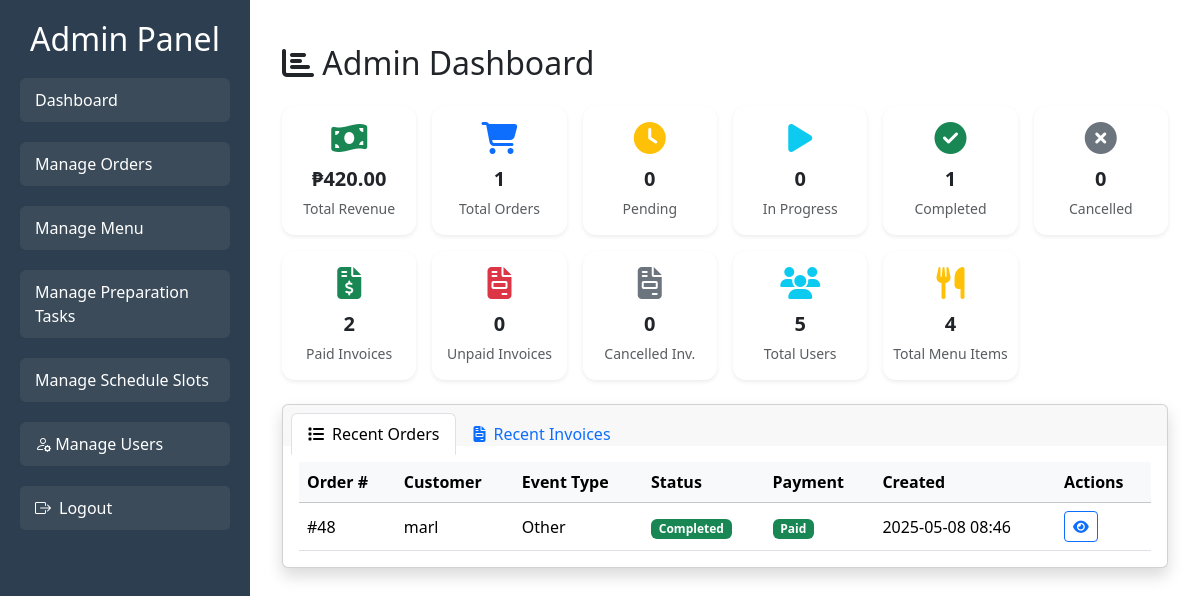
Page /users/admin-dashboard/ (signed in) on the committed database.
### orders/models.py (models this page shows, shortened)
class Order(models.Model):
    class Status(models.TextChoices):
        PENDING = 'Pending', 'Pending'
        IN_PROGRESS = 'In Progress', 'In Progress'
        COMPLETED = 'Completed', 'Completed'
        CANCELLED = 'Cancelled', 'Cancelled'
    class EventType(models.TextChoices):
        WEDDING = 'Wedding', 'Wedding'
        BIRTHDAY = 'Birthday', 'Birthday'
        CORPORATE = 'Corporate', 'Corporate'
        OTHER = 'Other', 'Other'
    class PaymentStatus(models.TextChoices):
        NOT_PAID = 'Not Paid', 'Not Paid'
        PAID = 'Paid', 'Paid'
        REFUNDED = 'Refunded', 'Refunded'
        DISPUTED = 'Disputed', 'Disputed'
    customer = models.ForeignKey(
        settings.AUTH_USER_MODEL,
        on_delete=models.CASCADE,
        related_name='orders'
    )
    customer_contact = models.CharField(max_length=255)
    event_date = models.DateField()
    event_type = models.CharField(
        max_length=20,
        choices=EventType.choices,
        default=EventType.OTHER
    )
    guest_count = models.PositiveIntegerField()
    status = models.CharField(
        max_length=20,
        choices=Status.choices,
        default=Status.PENDING
    )
    payment_status = models.CharField(
        max_length=15,
        choices=PaymentStatus.choices,
        default=PaymentStatus.NOT_PAID
    )
    created_at = models.DateTimeField(auto_now_add=True)
    updated_at = models.DateTimeField(auto_now=True)

### users/models.py (models this page shows, shortened)
class User(AbstractUser):
    class Roles(models.TextChoices):
        ADMIN = 'Admin', 'Admin'
        KITCHEN = 'KitchenStaff', 'Kitchen Staff'
        DELIVERY = 'DeliveryStaff', 'Delivery Staff'
        ORDER_MANAGER = 'OrderManager', 'Order Manager'
        CUSTOMER = 'Customer', 'Customer'
    role = models.CharField(
        max_length=20,
        choices=Roles.choices,
        default=Roles.CUSTOMER
    )

### users/views.py (the view)
# urls.py: path('admin-dashboard/', admin_dashboard, name='admin_dashboard'),
@login_required
def admin_dashboard(request):
    stats = {
        'total_orders': Order.objects.count(),
        'pending_orders': Order.objects.filter(status=Order.Status.PENDING).count(),
        'in_progress_orders': Order.objects.filter(status=Order.Status.IN_PROGRESS).count(),
        'completed_orders': Order.objects.filter(status=Order.Status.COMPLETED).count(),
        'cancelled_orders': Order.objects.filter(status=Order.Status.CANCELLED).count(),
        'paid_invoices': Invoice.objects.filter(status='Paid').count(),
        'unpaid_invoices': Invoice.objects.filter(status='Unpaid').count(),
        'cancelled_invoices': Invoice.objects.filter(status='Cancelled').count(),
        'total_revenue': Invoice.objects.filter(
            status='Paid',
            order__status=Order.Status.COMPLETED
        ).aggregate(total=Sum('amount'))['total'] or 0,
        'total_users': User.objects.count(),                # NEW: total users
        'total_menu_items': MenuItem.objects.count(),       # NEW: total menu items
    }
    recent_orders = Order.objects.select_related('customer').order_by('-created_at')[:10]
    recent_invoices = Invoice.objects.select_related('order__customer').order_by('-created_at')[:10]
    card_stats = [
        {'icon': 'money-bill-wave', 'color': 'success', 'label': 'Total Revenue', 'value': f"₱{stats['total_revenue']:.2f}"},
        {'icon': 'shopping-cart', 'color': 'primary', 'label': 'Total Orders', 'value': stats['total_orders']},
        {'icon': 'clock', 'color': 'warning', 'label': 'Pending', 'value': stats['pending_orders']},
        {'icon': 'play', 'color': 'info', 'label': 'In Progress', 'value': stats['in_progress_orders']},
        {'icon': 'check-circle', 'color': 'success', 'label': 'Completed', 'value': stats['completed_orders']},
        {'icon': 'times-circle', 'color': 'secondary', 'label': 'Cancelled', 'value': stats['cancelled_orders']},
        {'icon': 'file-invoice-dollar', 'color': 'success', 'label': 'Paid Invoices', 'value': stats['paid_invoices']},
        {'icon': 'file-invoice', 'color': 'danger', 'label': 'Unpaid Invoices', 'value': stats['unpaid_invoices']},
        {'icon': 'file-invoice', 'color': 'secondary', 'label': 'Cancelled Inv.', 'value': stats['cancelled_invoices']},
        {'icon': 'users', 'color': 'info', 'label': 'Total Users', 'value': stats['total_users']},
        {'icon': 'utensils', 'color': 'warning', 'label': 'Total Menu Items', 'value': stats['total_menu_items']},
    ]
    context = {
        'stats': stats,
        'recent_orders': recent_orders,
        'recent_invoices': recent_invoices,
        'card_stats': card_stats,
    }
    return render(request, 'users/admin_dashboard.html', context)

### users/templates/users/admin_dashboard.html (shortened to what this page needs)
{% extends 'base_for_admin.html' %}
{% load static %}
{% block content %}
<div class="container py-4">
  <h2 class="mb-4">
    <i class="fas fa-chart-bar"></i> Admin Dashboard
  </h2>
  <div class="row g-3 mb-4">
    {% for card in card_stats %}
      <div class="col-6 col-md-4 col-lg-2">
        <div class="card border-0 shadow-sm h-100 px-2 py-3 d-flex flex-column align-items-center justify-content-center stat-card">
          <div class="mb-2">
            <i class="fas fa-{{ card.icon }} fa-2x text-{{ card.color }}" aria-hidden="true"></i>
          </div>
          <div class="fs-5 fw-semibold mb-0">{{ card.value }}</div>
          <div class="text-muted small mt-1 text-center">{{ card.label }}</div>
        </div>
      </div>
    {% endfor %}
  </div>
  <div class="card shadow mb-4">
    <div class="card-header pb-0 border-bottom-0">
      <ul class="nav nav-tabs card-header-tabs" id="dashboardTabs" role="tablist">
        <li class="nav-item" role="presentation">
          <button class="nav-link active"
                  id="orders-tab"
                  data-bs-toggle="tab"
                  data-bs-target="#orders"
                  type="button"
                  role="tab"
                  aria-controls="orders"
                  aria-selected="true">
            <i class="fas fa-list me-2"></i>Recent Orders
          </button>
        </li>
        <li class="nav-item" role="presentation">
          <button class="nav-link"
                  id="invoices-tab"
                  data-bs-toggle="tab"
                  data-bs-target="#invoices"
                  type="button"
                  role="tab"
                  aria-controls="invoices"
                  aria-selected="false">
            <i class="fas fa-file-invoice me-2"></i>Recent Invoices
          </button>
        </li>
      </ul>
    </div>
    <div class="card-body tab-content">
      <div class="tab-pane fade show active" id="orders" role="tabpanel" aria-labelledby="orders-tab">
        <div class="table-responsive">
          <table class="table table-hover align-middle mb-0">
            <thead class="table-light">
              <tr>
                <th>Order #</th>
                <th>Customer</th>
                <th>Event Type</th>
                <th>Status</th>
                <th>Payment</th>
                <th>Created</th>
                <th>Actions</th>
              </tr>
            </thead>
            <tbody>
              {% for order in recent_orders %}
                <tr>
                  <td>#{{ order.id }}</td>
                  <td>{{ order.customer.get_full_name|default:order.customer.username }}</td>
                  <td>{{ order.event_type }}</td>
                  <td>
                    <span class="badge
                      {% if order.status == 'Pending' %}bg-warning text-dark
                      {% elif order.status == 'Completed' %}bg-success
                      {% elif order.status == 'In Progress' %}bg-info
                      {% elif order.status == 'Cancelled' %}bg-secondary
                      {% else %}bg-light text-dark{% endif %}">
                      {{ order.status }}
                    </span>
                  </td>
                  <td>
                    <span class="badge
                      {% if order.payment_status == 'Paid' %}bg-success
                      {% elif order.payment_status == 'Not Paid' %}bg-danger
                      {% elif order.payment_status == 'Refunded' %}bg-warning text-dark
                      {% elif order.payment_status == 'Disputed' %}bg-info
                      {% else %}bg-light text-dark{% endif %}">
                      {{ order.payment_status }}
                    </span>
                  </td>
                  <td>{{ order.created_at|date:'Y-m-d H:i' }}</td>
                  <td>
                    <a href="{% url 'orders:order_detail' order.id %}" class="btn btn-sm btn-outline-primary" title="View">
                      <i class="fas fa-eye"></i>
                    </a>
                  </td>
                </tr>
              {% empty %}
                <tr>
                  <td colspan="7" class="text-center text-muted">No recent orders found.</td>
                </tr>
              {% endfor %}
            </tbody>
          </table>
        </div>
      </div>
    </div>
  </div>
</div>
{% endblock %}

### static/css/styles.css (style rules this page uses)
body { margin: 0; font-family: Arial, sans-serif; }

### users/templates/users/admin_dashboard.html (style rules this page uses)
.stat-card { transition: transform 0.07s, box-shadow 0.07s; background: var(--bs-card-bg, #fff); border-radius: .8rem; }
.stat-card .fa-2x { font-size: 2rem; }

### rows in the picture
Order: id "48", customer.get_full_name "marl", event_type "Other", status "Completed", payment_status "Paid", created_at "2025-05-08 08:46"

### other values in the picture
{{ card.value }} "₱420.00" "1" "0" "0" "1" "0" "2" "0" "0" "5" "4"
{{ card.label }} "Total Revenue" "Total Orders" "Pending" "In Progress" "Completed" "Cancelled" "Paid Invoices" "Unpaid Invoices" "Cancelled Inv." "Total Users" "Total Menu Items"
